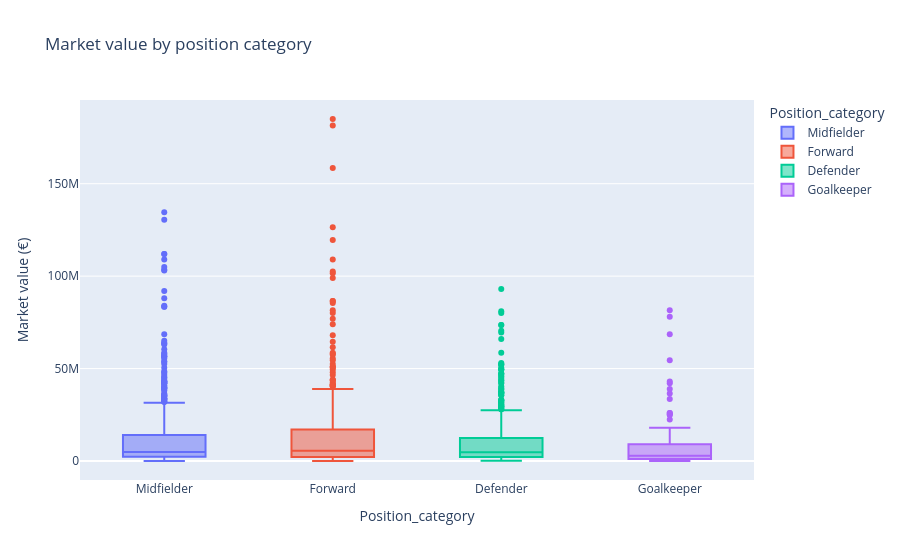
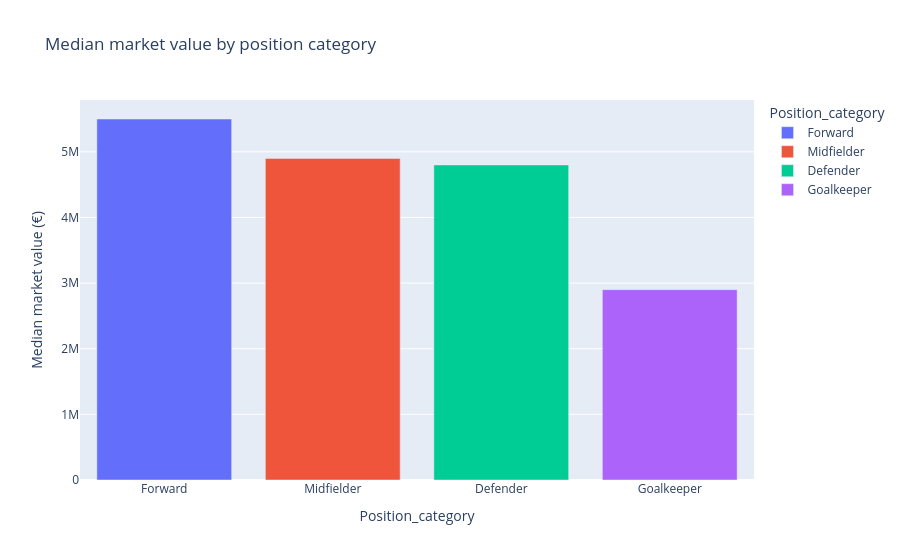

The code cell stored with these charts, in order, in its notebook:
### Markdown cell above
### 5.1 RQ1 — Position vs. market price

We compare the market value across the four broad position categories.

### Code cell
pos_summary = (data.groupby('Position_category')['Value']
               .agg(['count', 'median', 'mean'])
               .sort_values('median', ascending=False))
print(pos_summary)

fig = px.box(data, x='Position_category', y='Value', color='Position_category',
             title='Market value by position category', points='outliers')
fig.update_yaxes(title='Market value (€)')
fig.show()

fig = px.bar(pos_summary.reset_index(), x='Position_category', y='median',
             color='Position_category', title='Median market value by position category')
fig.update_yaxes(title='Median market value (€)')
fig.show()

### Figure 1 — Plotly figure (JSON) as saved in the notebook; plotly's stock layout.template omitted (floating-point values rounded to 4 significant figures; data arrays with more than 128 entries replaced by an {"elided": "..."} marker saying what was removed)
{"data": [{"alignmentgroup": "True", "boxpoints": "outliers", "hovertemplate": "Position_category=%{x}<br>Value=%{y}<extra></extra>", "legendgroup": "Midfielder", "marker": {"color": "#636efa"}, "name": "Midfielder", "notched": false, "offsetgroup": "Midfielder", "orientation": "v", "showlegend": true, "type": "box", "x": {"elided": "781 str values"}, "x0": " ", "xaxis": "x", "y": {"elided": "781 int values"}, "y0": " ", "yaxis": "y"}, {"alignmentgroup": "True", "boxpoints": "outliers", "hovertemplate": "Position_category=%{x}<br>Value=%{y}<extra></extra>", "legendgroup": "Forward", "marker": {"color": "#EF553B"}, "name": "Forward", "notched": false, "offsetgroup": "Forward", "orientation": "v", "showlegend": true, "type": "box", "x": {"elided": "491 str values"}, "x0": " ", "xaxis": "x", "y": {"elided": "491 int values"}, "y0": " ", "yaxis": "y"}, {"alignmentgroup": "True", "boxpoints": "outliers", "hovertemplate": "Position_category=%{x}<br>Value=%{y}<extra></extra>", "legendgroup": "Defender", "marker": {"color": "#00cc96"}, "name": "Defender", "notched": false, "offsetgroup": "Defender", "orientation": "v", "showlegend": true, "type": "box", "x": {"elided": "597 str values"}, "x0": " ", "xaxis": "x", "y": {"elided": "597 int values"}, "y0": " ", "yaxis": "y"}, {"alignmentgroup": "True", "boxpoints": "outliers", "hovertemplate": "Position_category=%{x}<br>Value=%{y}<extra></extra>", "legendgroup": "Goalkeeper", "marker": {"color": "#ab63fa"}, "name": "Goalkeeper", "notched": false, "offsetgroup": "Goalkeeper", "orientation": "v", "showlegend": true, "type": "box", "x": ["Goalkeeper", "Goalkeeper", "Goalkeeper", "Goalkeeper", "Goalkeeper", "Goalkeeper", "Goalkeeper", "Goalkeeper", "Goalkeeper", "Goalkeeper", "Goalkeeper", "Goalkeeper", "Goalkeeper", "Goalkeeper", "Goalkeeper", "Goalkeeper", "Goalkeeper", "Goalkeeper", "Goalkeeper", "Goalkeeper", "Goalkeeper", "Goalkeeper", "Goalkeeper", "Goalkeeper", "Goalkeeper", "Goalkeeper", "Goalkeeper", "Goalkeeper", "Goalkeeper", "Goalkeeper", "Goalkeeper", "Goalkeeper", "Goalkeeper", "Goalkeeper", "Goalkeeper", "Goalkeeper", "Goalkeeper", "Goalkeeper", "Goalkeeper", "Goalkeeper", "Goalkeeper", "Goalkeeper", "Goalkeeper", "Goalkeeper", "Goalkeeper", "Goalkeeper", "Goalkeeper", "Goalkeeper", "Goalkeeper", "Goalkeeper", "Goalkeeper", "Goalkeeper", "Goalkeeper", "Goalkeeper", "Goalkeeper", "Goalkeeper", "Goalkeeper", "Goalkeeper", "Goalkeeper", "Goalkeeper", "Goalkeeper", "Goalkeeper", "Goalkeeper", "Goalkeeper", "Goalkeeper", "Goalkeeper", "Goalkeeper", "Goalkeeper", "Goalkeeper", "Goalkeeper", "Goalkeeper", "Goalkeeper", "Goalkeeper", "Goalkeeper", "Goalkeeper", "Goalkeeper", "Goalkeeper", "Goalkeeper", "Goalkeeper", "Goalkeeper", "Goalkeeper", "Goalkeeper", "Goalkeeper", "Goalkeeper", "Goalkeeper", "Goalkeeper", "Goalkeeper", "Goalkeeper", "Goalkeeper", "Goalkeeper", "Goalkeeper", "Goalkeeper", "Goalkeeper", "Goalkeeper", "Goalkeeper", "Goalkeeper", "Goalkeeper", "Goalkeeper", "Goalkeeper", "Goalkeeper", "Goalkeeper", "Goalkeeper", "Goalkeeper", "Goalkeeper", "Goalkeeper", "Goalkeeper", "Goalkeeper", "Goalkeeper", "Goalkeeper", "Goalkeeper", "Goalkeeper", "Goalkeeper", "Goalkeeper", "Goalkeeper", "Goalkeeper", "Goalkeeper", "Goalkeeper", "Goalkeeper", "Goalkeeper", "Goalkeeper", "Goalkeeper"], "x0": " ", "xaxis": "x", "y": [39000000, 10500000, 4000000, 4700000, 11000000, 81500000, 36500000, 78000000, 33500000, 7500000, 925000, 1200000, 17000000, 26000000, 9500000, 25000000, 2900000, 9000000, 42000000, 11000000, 1600000, 1100000, 1500000, 7000000, 2900000, 22500000, 400000, 15500000, 9500000, 3100000, 13000000, 26000000, 9500000, 18000000, 14000000, 250000, 1500000, 5500000, 3100000, 1100000, 43000000, 13500000, 4600000, 2000000, 11500000, 1600000, 7000000, 4100000, 875000, 80000, 4600000, 2200000, 4500000, 1600000, 1100000, 1200000, 2500000, 2700000, 925000, 6000000, 8000000, 2300000, 700000, 2600000, 14000000, 16000000, 6500000, 7000000, 675000, 4300000, 350000, 2400000, 925000, 4200000, 6500000, 1100000, 4100000, 3300000, 68500000, 4600000, 8500000, 1800000, 1100000, 2800000, 5000000, 25000000, 0, 950000, 13500000, 54500000, 210000, 900000, 700000, 250000, 750000, 375000, 1800000, 1500000, 375000, 8000000, 1200000, 650000, 275000, 8000000, 275000, 1900000, 1100000, 220000, 3100000, 2600000, 1900000, 4300000, 210000, 3600000, 2300000, 1200000, 2100000, 1300000, 2500000, 275000, 1400000], "y0": " ", "yaxis": "y"}], "layout": {"boxmode": "overlay", "legend": {"title": {"text": "Position_category"}, "tracegroupgap": 0}, "title": {"text": "Market value by position category"}, "xaxis": {"anchor": "y", "categoryarray": ["Midfielder", "Forward", "Defender", "Goalkeeper"], "categoryorder": "array", "domain": [0, 1], "title": {"text": "Position_category"}}, "yaxis": {"anchor": "x", "domain": [0, 1], "title": {"text": "Market value (€)"}}}}

### Figure 2 — Plotly figure (JSON) as saved in the notebook; plotly's stock layout.template omitted (floating-point values rounded to 4 significant figures)
{"data": [{"alignmentgroup": "True", "hovertemplate": "Position_category=%{x}<br>median=%{y}<extra></extra>", "legendgroup": "Forward", "marker": {"color": "#636efa", "pattern": {"shape": ""}}, "name": "Forward", "offsetgroup": "Forward", "orientation": "v", "showlegend": true, "textposition": "auto", "type": "bar", "x": ["Forward"], "xaxis": "x", "y": [5500000], "yaxis": "y"}, {"alignmentgroup": "True", "hovertemplate": "Position_category=%{x}<br>median=%{y}<extra></extra>", "legendgroup": "Midfielder", "marker": {"color": "#EF553B", "pattern": {"shape": ""}}, "name": "Midfielder", "offsetgroup": "Midfielder", "orientation": "v", "showlegend": true, "textposition": "auto", "type": "bar", "x": ["Midfielder"], "xaxis": "x", "y": [4900000], "yaxis": "y"}, {"alignmentgroup": "True", "hovertemplate": "Position_category=%{x}<br>median=%{y}<extra></extra>", "legendgroup": "Defender", "marker": {"color": "#00cc96", "pattern": {"shape": ""}}, "name": "Defender", "offsetgroup": "Defender", "orientation": "v", "showlegend": true, "textposition": "auto", "type": "bar", "x": ["Defender"], "xaxis": "x", "y": [4800000], "yaxis": "y"}, {"alignmentgroup": "True", "hovertemplate": "Position_category=%{x}<br>median=%{y}<extra></extra>", "legendgroup": "Goalkeeper", "marker": {"color": "#ab63fa", "pattern": {"shape": ""}}, "name": "Goalkeeper", "offsetgroup": "Goalkeeper", "orientation": "v", "showlegend": true, "textposition": "auto", "type": "bar", "x": ["Goalkeeper"], "xaxis": "x", "y": [2900000], "yaxis": "y"}], "layout": {"barmode": "relative", "legend": {"title": {"text": "Position_category"}, "tracegroupgap": 0}, "title": {"text": "Median market value by position category"}, "xaxis": {"anchor": "y", "categoryarray": ["Forward", "Midfielder", "Defender", "Goalkeeper"], "categoryorder": "array", "domain": [0, 1], "title": {"text": "Position_category"}}, "yaxis": {"anchor": "x", "domain": [0, 1], "title": {"text": "Median market value (€)"}}}}
